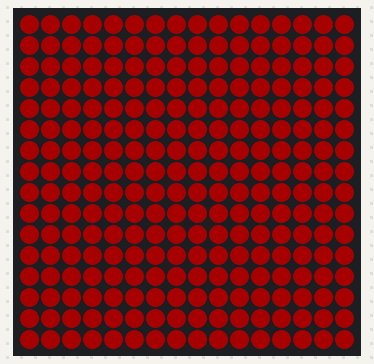
The sketch below on a simulated Arduino Uno, built with avr-gcc and run on an emulated ATmega328P. Parts: 16×16 RGB LED matrix (first LED top left, wired row by row). Dim RGB values are drawn brighter than linear.

Above: at 0.1 s.

The sketch:

CODIGO-EJEMPLO-WS2812B.ino
```cpp
#include <Adafruit_GFX.h>
#include <Adafruit_NeoMatrix.h>
#include <Adafruit_NeoPixel.h>

// Definir el pin donde está conectado el strip de LEDs
#define PIN 18

// Crear una matriz de 16x16 LEDs en modo serpiente
Adafruit_NeoMatrix matrix = Adafruit_NeoMatrix(16, 16, PIN,
  NEO_MATRIX_TOP     + NEO_MATRIX_LEFT +
  NEO_MATRIX_ROWS    + NEO_MATRIX_ZIGZAG,
  NEO_GRB            + NEO_KHZ800);

void setup() {
  matrix.begin();
  matrix.setBrightness(40); // Puedes ajustar el brillo aquí
  matrix.fillScreen(matrix.Color(255, 0, 0)); // Color blanco para todos los LEDs
  matrix.show();
}

void loop() {
  // No es necesario hacer nada en el loop para mantener todos los LEDs encendidos
}
```
